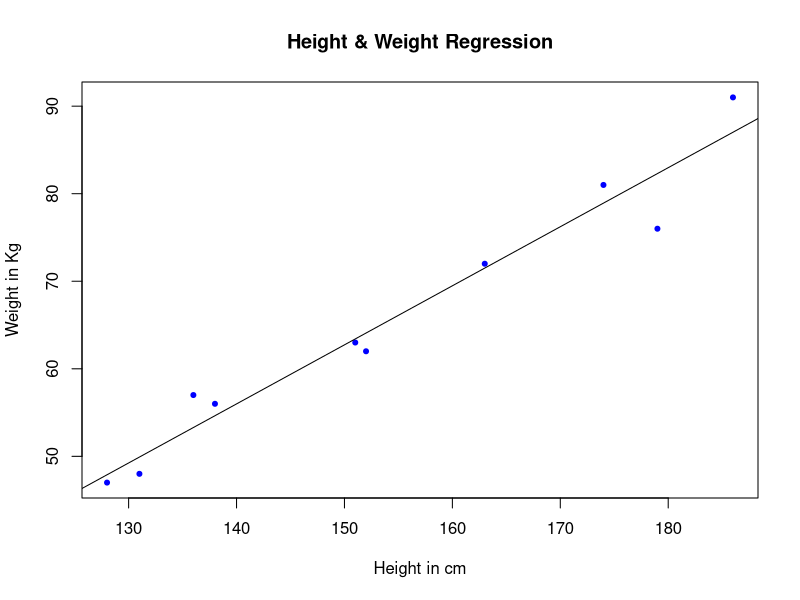
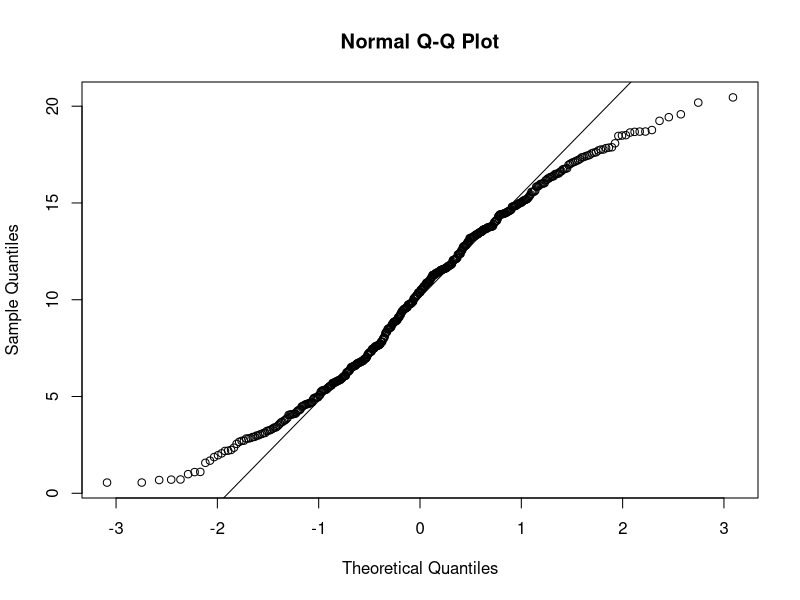
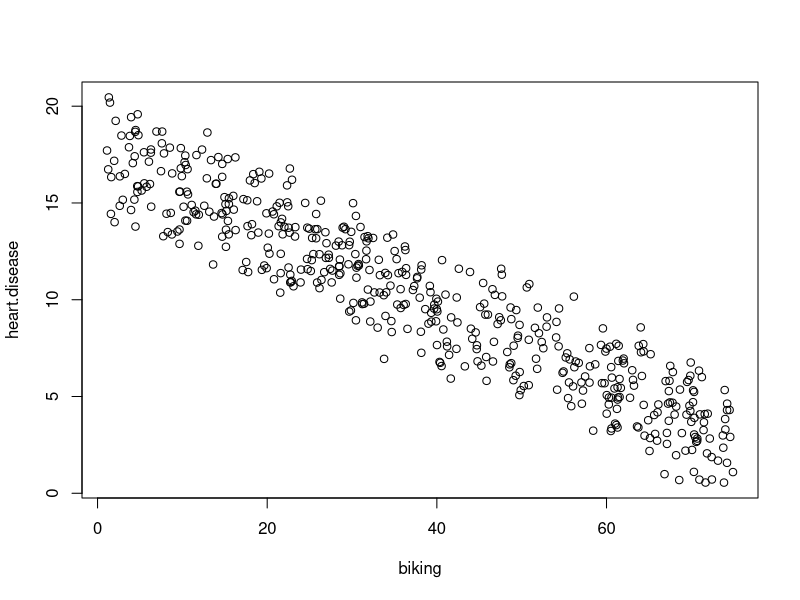
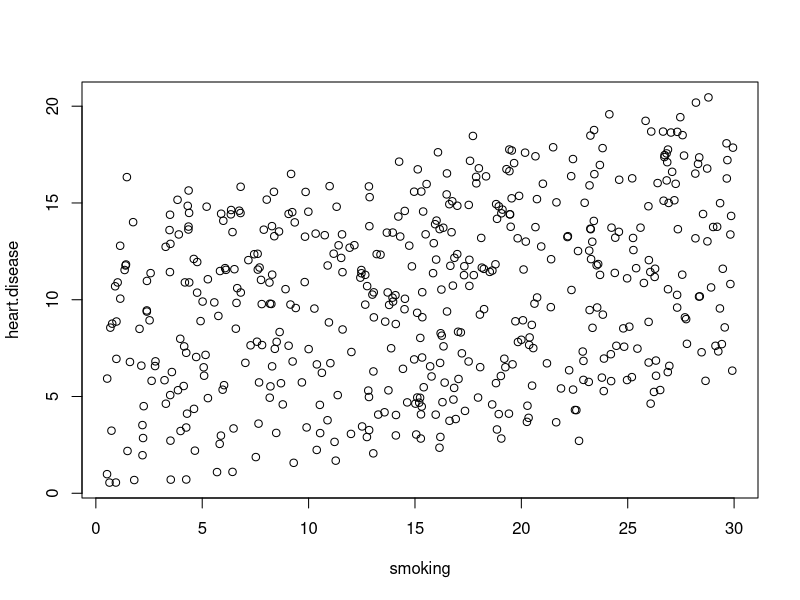
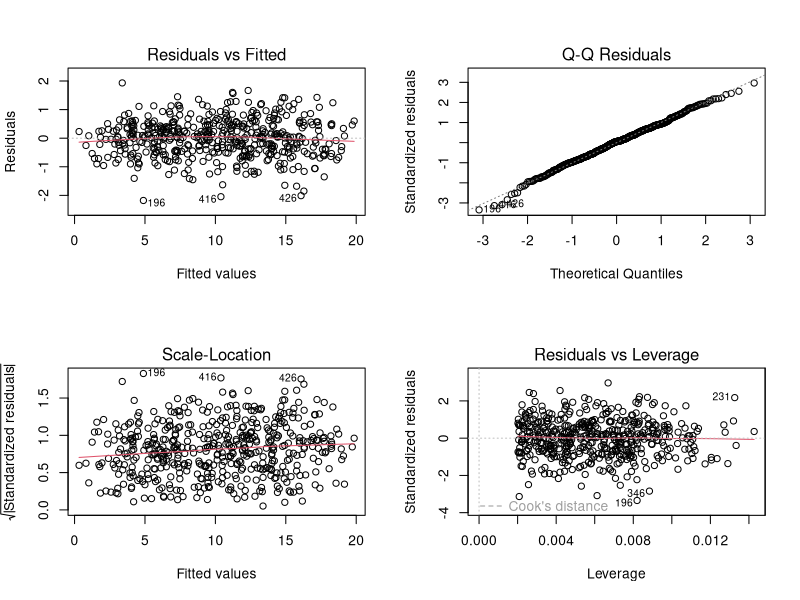

Write R code to recreate these figures, in order.
##################################################
## Project: R Training
## Script purpose: Linear and Logistic Regression
## Author: Ege Ulgen
##################################################

# Simple Linear Regression ------------------------------------------------
# The predictor vector.
height <- c(151, 174, 138, 186, 128, 136, 179, 163, 152, 131)

# The response vector.
weight <- c(63, 81, 56, 91, 47, 57, 76, 72, 62, 48)

# Fit linear regression  model
fit <- lm(weight~height)
summary(fit)

# height_new <- height - min(height)
# fit <- lm(weight~height_new)

confint(fit)


# Find weight of a persons with heights 170, 160, 190.
new_data <- data.frame(height = c(170, 160, 190))
predict(fit, new_data)

# Plot the fitted line
plot(height, weight, col = "blue", pch = 20, 
     main = "Height & Weight Regression",
     ylab = "Weight in Kg", xlab = "Height in cm")
abline(fit)


# Multiple Linear Regression ----------------------------------------------
my_df <- data.frame(Weight = weight,
                    Height = height,
                    Age = c(25, 18, 30, 24, 21, 35, 25, 32, 19, 19))

fit2 <- lm(Weight ~ Age + Height, data = my_df)
summary(fit2)

fit2 <- lm(Weight ~ ., data = my_df)
summary(fit2)

# The regression now fitted a plane

# predict the weight 2 new individuals
new_data <- data.frame(Height = c(160, 180),
                       Age = c(25, 35))
predict(fit2, new_data)

###### better example
# from https://www.scribbr.com/statistics/linear-regression-in-r/
# in an imaginary sample of 500 towns
# outcome: the percentage of people with heart disease 
# predictor 1: the percentage of people biking to work each day 
# predictor 2: the percentage of people smoking
heart_df <- read.csv("heart_data.csv")

head(heart_df)
summary(heart_df)

### Check assumptions
# Independence of predictors
cor.test(heart_df$biking, heart_df$smoking)

# Normality of outcome
qqnorm(heart_df$heart.disease)
qqline(heart_df$heart.disease)

# Linearity
plot(heart.disease ~ biking, data = heart_df)
plot(heart.disease ~ smoking, data = heart_df)

### Fit linear regression model
fit3 <- lm(heart.disease ~ ., data = heart_df)
summary(fit3)
# for a town where the biking and smoking rate is 0%, the rate of heart disease is ~15%
# for every 1% increase in biking to work, there is a 0.2% decrease in the rate of heart disease
# for every 1% increase in smoking, there is a 0.178% increase in the rate of heart disease

# HD Rate = 14.98 - 0.2 * (biking rate) + 0.178 * (smoking rate) 

par(mfrow=c(2,2))
plot(fit3)
par(mfrow=c(1,1))

# logistic regression -----------------------------------------------------
# install.packages("mlbench")

library(mlbench)

# Load the data and remove NAs
data("PimaIndiansDiabetes2")
?PimaIndiansDiabetes2

head(PimaIndiansDiabetes2)

PimaIndiansDiabetes2 <- na.omit(PimaIndiansDiabetes2)

head(PimaIndiansDiabetes2)


table(PimaIndiansDiabetes2$diabetes)

fit4 <- glm(diabetes~., data = PimaIndiansDiabetes2, family = binomial)
summary(fit4)

# Accuracy
predicted_probs <- predict(fit4, newdata = PimaIndiansDiabetes2, type = "response")
predicted_probs
predicted_classes <- ifelse(predicted_probs > 0.5, "pos", "neg")

table(TRUTH = PimaIndiansDiabetes2$diabetes, PREDICTED = predicted_classes)
mean(predicted_classes == PimaIndiansDiabetes2$diabetes)

# coefficients
coef(fit4)
# odds ratios
exp(coef(fit4))

# the regression coefficient for glucose is 0.0383. 
# This indicates that one unit increase in the glucose concentration will 
# increase the odds of being diabetes-positive by exp(0.0383) 1.039 times.
